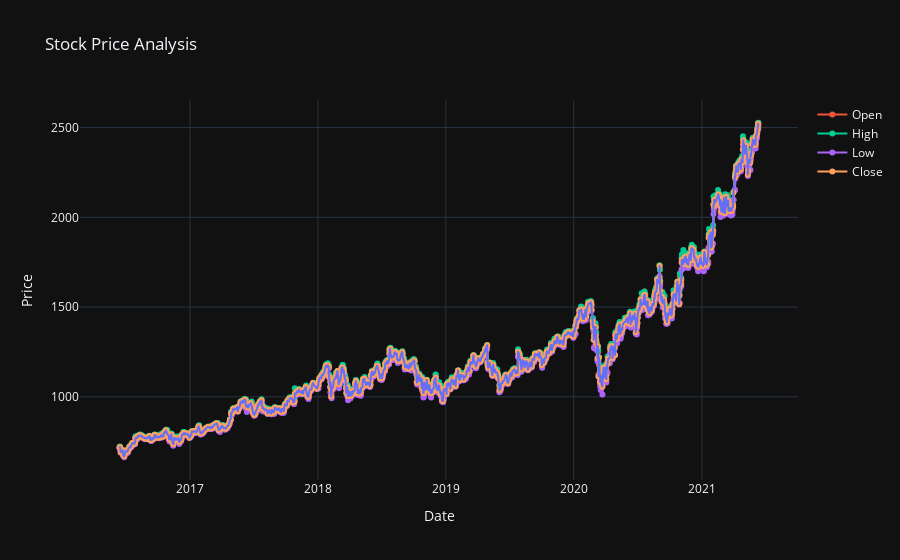

Here is the notebook cell this chart was saved with:
### Code cell
fig.add_trace(go.Scatter(x=stock_data['date'], y=stock_data['open'], mode='lines+markers', name='Open'))
fig.add_trace(go.Scatter(x=stock_data['date'], y=stock_data['high'], mode='lines+markers', name='High'))
fig.add_trace(go.Scatter(x=stock_data['date'], y=stock_data['low'], mode='lines+markers', name='Low'))
fig.add_trace(go.Scatter(x=stock_data['date'], y=stock_data['close'], mode='lines+markers', name='Close'))

fig.update_layout(title='Stock Price Analysis',
                  xaxis_title='Date',
                  yaxis_title='Price')

fig.show()

### Figure 1 — Plotly figure (JSON) as saved in the notebook; plotly's stock layout.template omitted (floating-point values rounded to 4 significant figures; data arrays with more than 128 entries replaced by an {"elided": "..."} marker saying what was removed)
{"data": [{"hovertemplate": "date=%{x}<br>close=%{y}<extra></extra>", "legendgroup": "", "line": {"color": "#636efa", "dash": "solid"}, "marker": {"symbol": "circle"}, "mode": "lines", "name": "", "showlegend": false, "type": "scattergl", "x": {"elided": "1258 str values"}, "xaxis": "x", "y": {"elided": "1258 float values"}, "yaxis": "y"}, {"mode": "lines+markers", "name": "Open", "type": "scatter", "x": {"elided": "1258 str values"}, "y": {"elided": "1258 float values"}}, {"mode": "lines+markers", "name": "High", "type": "scatter", "x": {"elided": "1258 str values"}, "y": {"elided": "1258 float values"}}, {"mode": "lines+markers", "name": "Low", "type": "scatter", "x": {"elided": "1258 str values"}, "y": {"elided": "1258 float values"}}, {"mode": "lines+markers", "name": "Close", "type": "scatter", "x": {"elided": "1258 str values"}, "y": {"elided": "1258 float values"}}], "layout": {"legend": {"tracegroupgap": 0}, "title": {"text": "Stock Price Analysis"}, "xaxis": {"anchor": "y", "domain": [0.0, 1.0], "title": {"text": "Date"}}, "yaxis": {"anchor": "x", "domain": [0.0, 1.0], "title": {"text": "Price"}}}}
